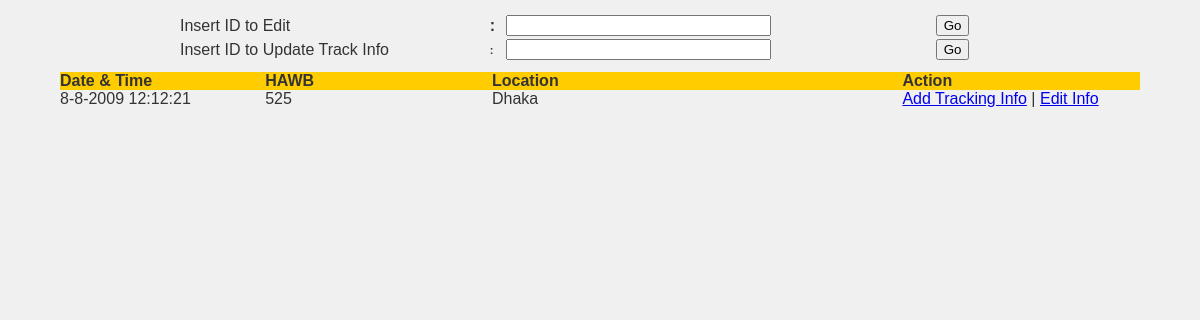
Page /domadmin.php on the committed database.
### tables this page shows
CREATE TABLE `shipment_dom` (
  `serial` int(10) NOT NULL,
  `HAWB` varchar(255) DEFAULT NULL,
  `origin` varchar(255) DEFAULT NULL,
  `destination` varchar(255) DEFAULT NULL,
  `pdate` varchar(255) DEFAULT NULL,
  `shipper` varchar(20) NOT NULL,
  `receiver` varchar(20) NOT NULL,
  `product` int(11) NOT NULL,
  `status` varchar(255) DEFAULT NULL
);

### domadmin.php (the view, shortened to what this page needs)
<html><head>
<link href="generalrules.css" rel="stylesheet" type="text/css" />
<link href="css/style.css" rel="stylesheet" type="text/css" />
</head>
<body bgcolor="#F0F0F0" leftmargin="0" topmargin="0" marginwidth="0" marginheight="0">
<br>
<table width="70%" border="0" align="center" cellpadding="0" cellspacing="0">
<form name="display" action="login_view.php?page=dominfo.php" method="post" target="mainFrame">
  <tr>
    <td width="191" class="p01quote">Insert ID to Edit</td>
    <td width="10"><strong>:</strong></td>
    <td width="185" height="27"><input name="ref" type="text" size="30"></td>
    <td width="52"> <div align="left">
        <input type="submit" name="Submit" value="Go">
      </div></td>
  </tr>
  </form>
  <form name="display" action="login_view.php?page=editdomtrack.php" method="post" target="mainFrame">
  <tr>
    <td class="p01quote">Insert ID to Update Track Info</td>
    <td class="tabfontfocus"><strong>:</strong></td>
    <td height="14" class="tabfontfocus"><input name="ref" type="text" size="30"></td>
    <td class="tabfontfocus"> <div align="left">
        <input type="submit" name="Submit2" value="Go">
      </div></td>
  </tr>
  </form>
</table>
<br>
<table width="90%" border="0" align="center" cellpadding="0" cellspacing="0" bordercolor="#000000">
<tr align="left" bgcolor="#FFCC00">
    <th width="19%">Date &amp; Time</th>
<th width="21%">HAWB</th>
<th width="38%">Location</th>
<th width="22%">Action</th>
</tr>
  <?php
	$tbl_name="shipment_dom";
	$limit = 25;
	$page = $_GET['pages'];
	if($page)
		$start = ($page - 1) * $limit;
	else
		$start = 0;
	$sql = "SELECT * FROM $tbl_name ORDER BY serial DESC LIMIT $start, $limit";
	$result = mysql_query($sql);
	$pagination = "";
?>
	<?php
		$bgcolor = ' bgcolor="#FFFFFF" ';
		while($row = mysql_fetch_array($result))
		{
		if($bgcolor == ' bgcolor="#FFFFFF" ')
		{
			$bgcolor = ' bgcolor="#F0F0F0" ';
		}
		else
		{
			$bgcolor = ' bgcolor="#FFFFFF" ';
		}
	?>
		<tr <?php echo $bgcolor;?>>
            <td><?php echo $row['pdate']; ?></td>
            <td><?php echo $row['HAWB']; ?></td>
			<td><?php echo $row['origin']; ?></td>
			<td><a href="login_view.php?page=editdomtrack.php&option=edit&ref=<?php echo $row['HAWB']?>" class="news">Add Tracking Info</a> | <a href="login_view.php?page=dominfo.php&option=edit&ref=<?php echo $row['HAWB'];?>">Edit Info</a></td>
  </tr>
	<?php	}
	?>
<tr><td colspan="4">
	<?php echo '<br />' . $pagination ;?>
</td></tr>
</table>
</body>
</html>

### generalrules.css (style rules this page uses)
BODY { FONT-SIZE: 11px; COLOR: #333333; FONT-FAMILY: Arial, Verdana, Helvetica, Geneva, sans-serif; TEXT-ALIGN: center }
FORM { MARGIN: 0px }
.tabfontfocus { FONT-WEIGHT: normal; FONT-SIZE: 11px; COLOR: #333333; font-family: Verdana, Arial, Helvetica, sans-serif; text-decoration: none; }

### rows in the picture
shipment_dom: pdate "8-8-2009 12:12:21", HAWB "525", origin "Dhaka"
